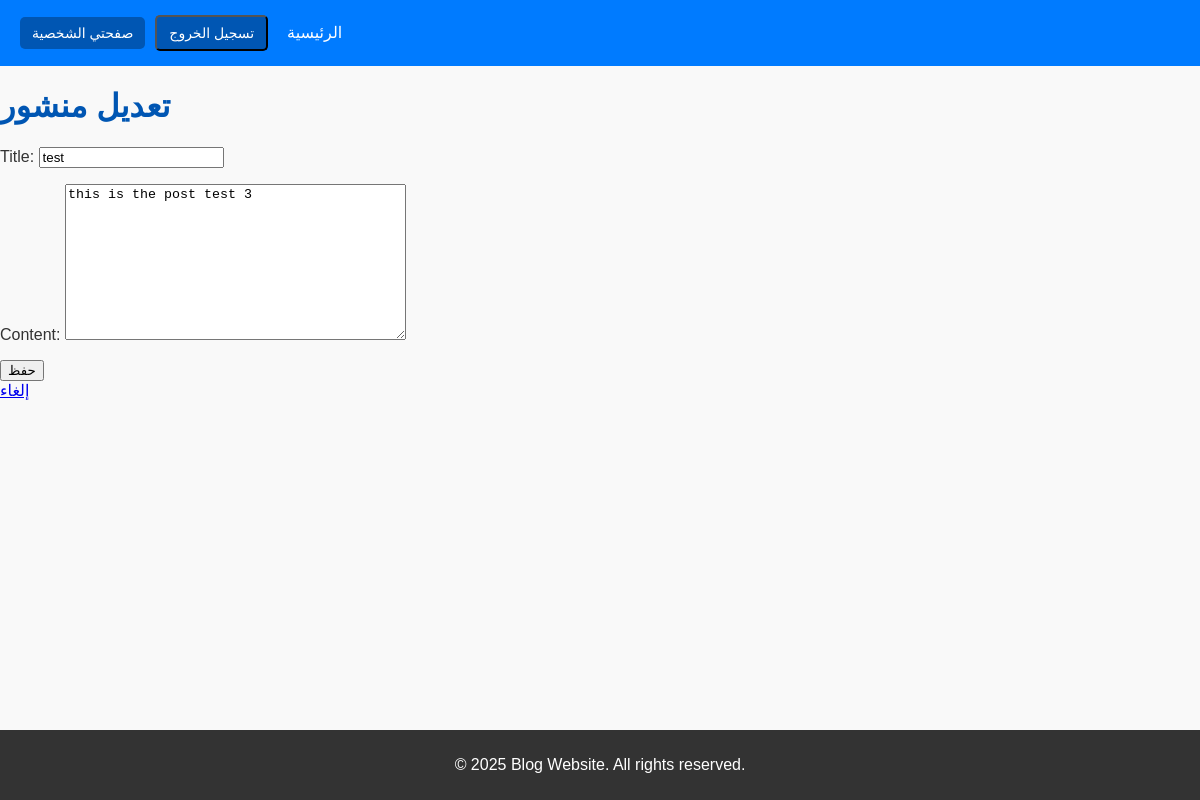
The app's page /post/6/edit/ (signed in), older data.
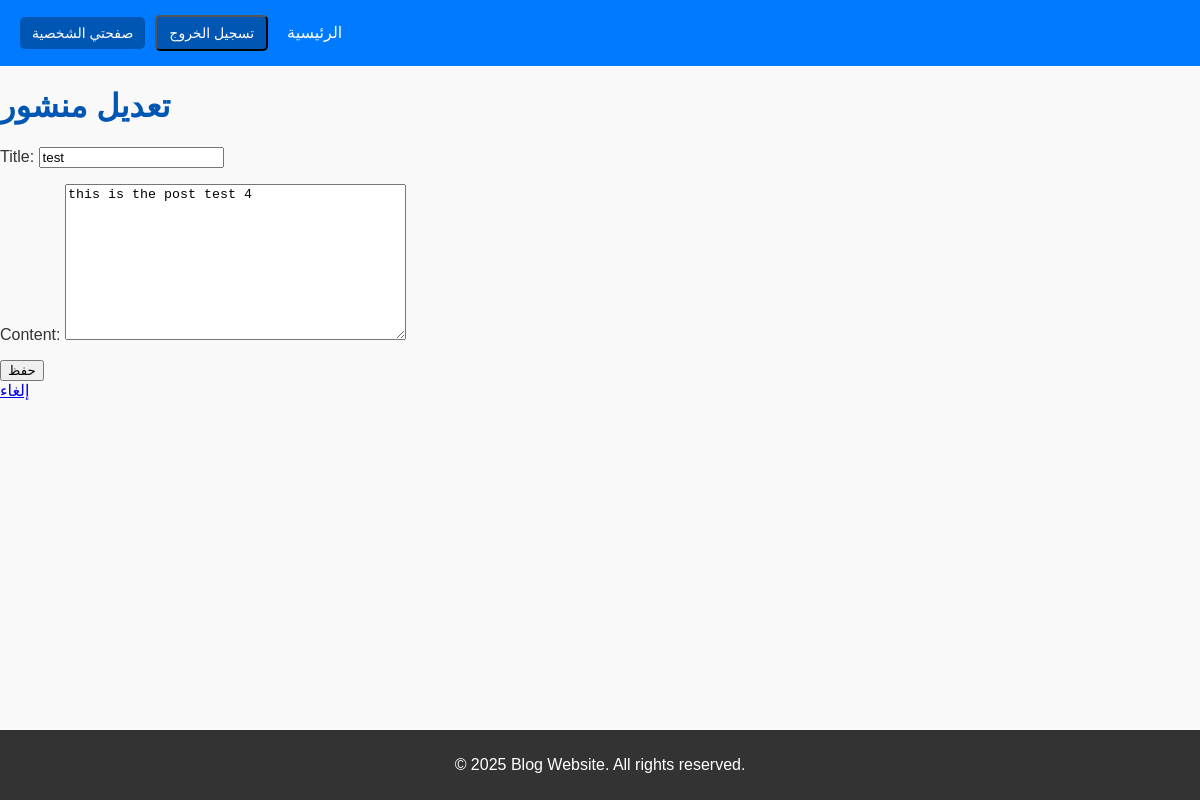
The same page, newer data.
### blog/models.py (models this page shows, shortened)
class Post(models.Model):
    title = models.CharField(max_length=200)
    content = models.TextField()
    created_at = models.DateTimeField(default=now)
    author = models.ForeignKey(User, on_delete=models.CASCADE)

### blog/views.py (the view)
# urls.py: path('post/<int:pk>/edit/', views.PostUpdateView.as_view(), name='post_edit'),
@method_decorator(login_required, name='dispatch')
class PostUpdateView(UpdateView):
    model = Post
    template_name = 'blog/update_post_form.html'
    fields = ['title', 'content']
    success_url = reverse_lazy('home')

### blog/templates/blog/update_post_form.html (shortened to what this page needs)
{% extends 'base.html' %}
{% block content %}
    <h1>تعديل منشور</h1>
    <form method="post">
        {{ form.as_p }}
        <button type="submit">حفظ</button>
    </form>
    <a href="{% url 'home' %}">إلغاء</a>
{% endblock %}

Row changes from the older to the newer data that the page shows:
changed Post "test": content "this is the post test 3" → "this is the post test 4"
